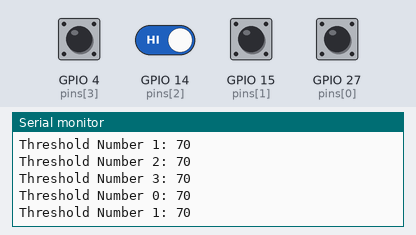
The sketch below on a simulated ESP32. Parts: the last lines printed to the serial monitor. The inputs (shaded band) are chosen by the test bench; at power-on: GPIO 4 (pins[3]), GPIO 14 (pins[2]), GPIO 15 (pins[1]), GPIO 27 (pins[0]) HIGH. WiFi joins after 1.5 s; servers stay silent unless stated; nothing arrives over Bluetooth unless stated; web services answer with replies made up by the test bench.

Above: at 12.7 s.
12.8 s: GPIO 4 (pins[3]) pulled LOW for 0.15 s
At 14.4 s:
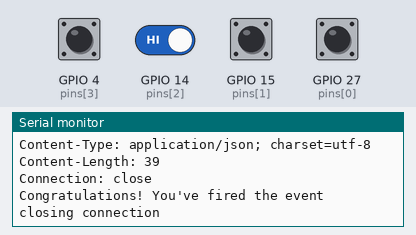
14.5 s: GPIO 4 (pins[3]) driven LOW and GPIO 14 (pins[2]) driven LOW
At 17.4 s:
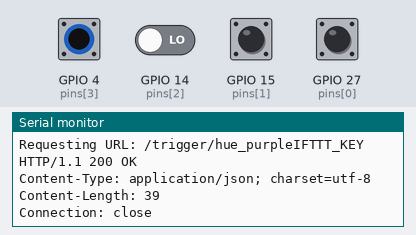
17.5 s: GPIO 4 (pins[3]) driven HIGH and GPIO 14 (pins[2]) driven HIGH
20.5 s: GPIO 15 (pins[1]) pulled LOW for 1 s
At 21.5 s:
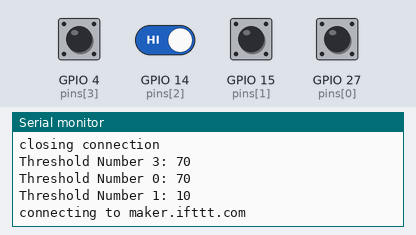
Timing chart, 0 to 23.5 s (numbered marks = the images above; inputs shaded):
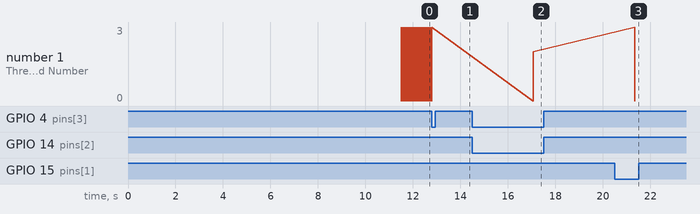

Measured:
- after the input at 12.8 s, the serial monitor: prints a new line at once (image 1)
- after the input at 14.5 s, the serial monitor: prints a new line after 2.6 s (image 2)
- after the input at 20.5 s, the serial monitor: prints a new line after 0.84 s (image 3)

The sketch:

hue.ino
```cpp
/*
 *  This sketch sends data via HTTP GET requests to data.sparkfun.com service.
 *
 *  You need to get streamId and privateKey at data.sparkfun.com and paste them
 *  below. Or just customize this script to talk to other HTTP servers.
 *
 */

#include <WiFi.h>
#include <BluetoothSerial.h>

int pins[] = {27,15, 14, 4};
int thresholds[] = {38, 31, 36, 32};
String colors[] = {"hue_red", "hue_green", "hue_purple", "hue_blue"};


BluetoothSerial SerialBT;


const char* ssid     = "SSID"; // your network SSID (name)
const char* password = "password"; // your network password
const char* IFTTT_KEY = "IFTTT_KEY"; // your IFTTT key

const char* host = "maker.ifttt.com";


void setup()
{

    Serial.begin(115200);
    SerialBT.begin("ESP32test");
    delay(10);

    // We start by connecting to a WiFi network

    Serial.println();
    Serial.println();
    Serial.print("Connecting to ");
    Serial.println(ssid);

    WiFi.begin(ssid, password);

    while (WiFi.status() != WL_CONNECTED) {
        delay(500);
        Serial.print(".");
    }

    Serial.println("");
    Serial.println("WiFi connected");
    Serial.println("IP address: ");
    Serial.println(WiFi.localIP());
    delay(10000);

}


void changeColor(String color){

      Serial.print("connecting to ");
      Serial.println(host);

      // Use WiFiClient class to create TCP connections
      WiFiClient client;
      const int httpPort = 80;
      if (!client.connect(host, httpPort)) {
          Serial.println("connection failed");
          return;
      }

      // We now create a URI for the request
      String url = "/trigger/"+ color + IFTTT_KEY; //{API_KEY} is the private key

      Serial.print("Requesting URL: ");
      Serial.println(url);

      // This will send the request to the server
      client.print(String("GET ") + url + " HTTP/1.1\r\n" +
                   "Host: " + host + "\r\n" +
                   "Connection: close\r\n\r\n");
      unsigned long timeout = millis();
      while (client.available() == 0) {
          if (millis() - timeout > 5000) {
              Serial.println(">>> Client Timeout !");
              client.stop();
              return;
          }
      }

      // Read all the lines of the reply from server and print them to Serial
      while(client.available()) {
          String line = client.readStringUntil('\r');
          Serial.print(line);
      }

      Serial.println();
      Serial.println("closing connection");

  }

void plotVals(){
    // Used for bluetooth debugging
  for(int i = 0; i < 4; i++){

      int read = touchRead(pins[i]);
      SerialBT.print(read);
      SerialBT.print(" ");
    }
    SerialBT.println("");
}
void loop()
{

    plotVals();
    for(int i = 0; i < 4; i++){
      Serial.print("Threshold Number ");
      Serial.print(i);
      Serial.print(": ");
      int read = touchRead(pins[i]);
      Serial.println(read);
      if(read < thresholds[i]){
        for(int j = 0; j < 4; j++){
          if(touchRead(pins[i]) > thresholds[i]) break;
        }
        changeColor(colors[i]);
        delay(3000);
       }
    }
}
```
